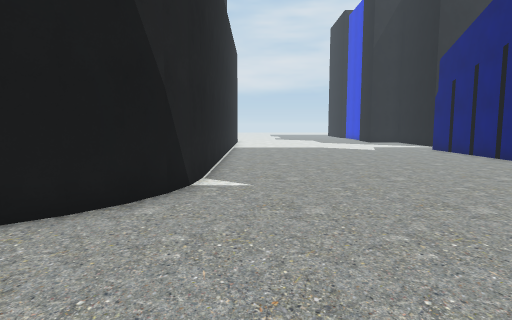
View 1 (above)

17 first-person views from a walk through a 3-D level made in the Unity game engine. The camera is 1.4 m above the floor, tilts 6° down and sees 75° across. The floor is counted in squares, 1 m on a side. Each view is taken from the middle of a square. On the plan, view 1 faces up. The plan holds only what a view shows up to about 15 squares ahead; the rest is blank. The place goes on beyond the plan. Door leaves are left out, so doorways stand open.

View 2
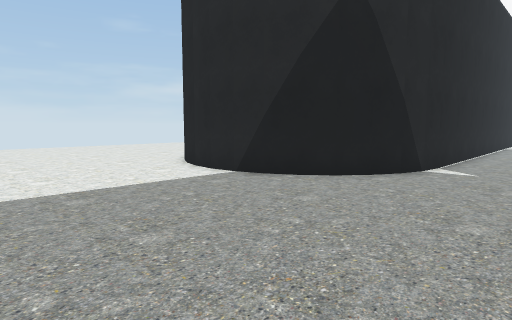

View 3
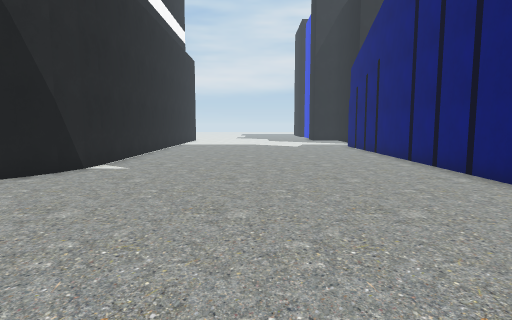

View 4
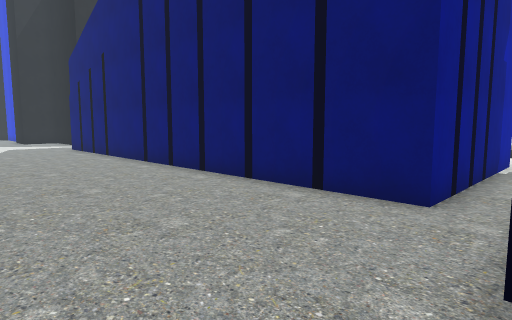

View 5
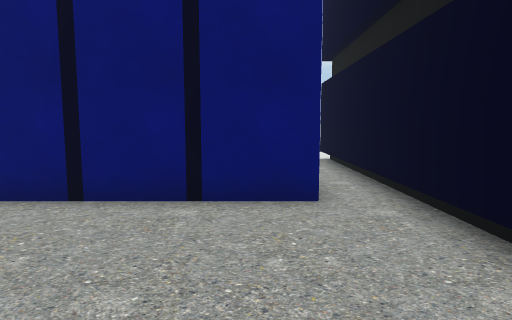

View 6
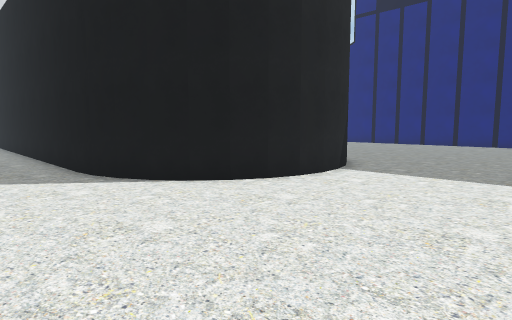

View 7
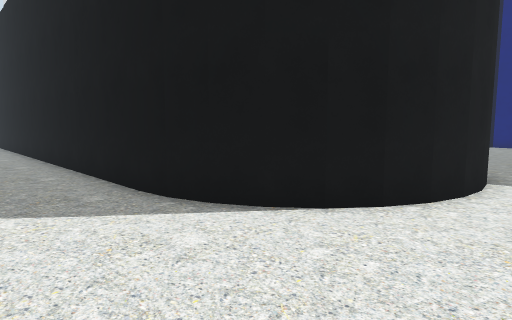

View 8
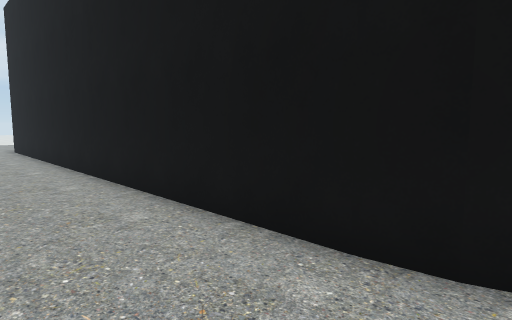

View 9
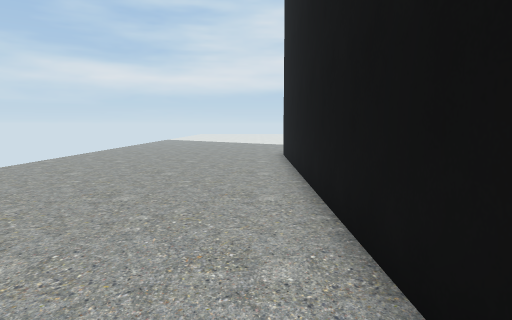

View 10
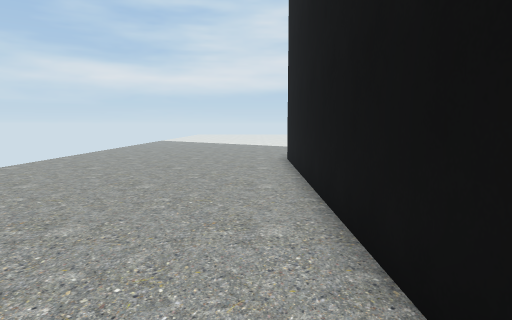

View 11
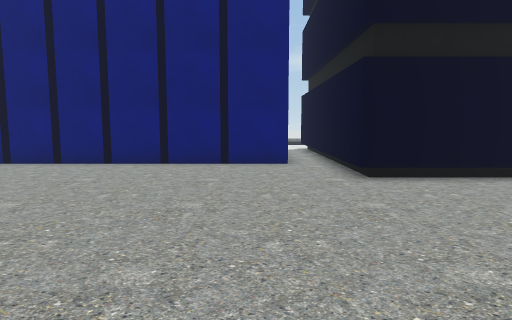

View 12
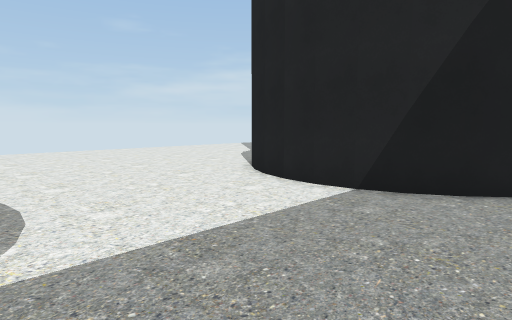

View 13
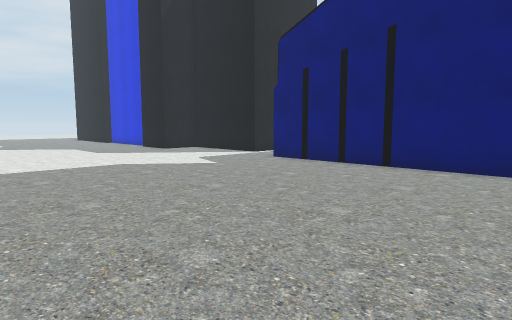

View 14
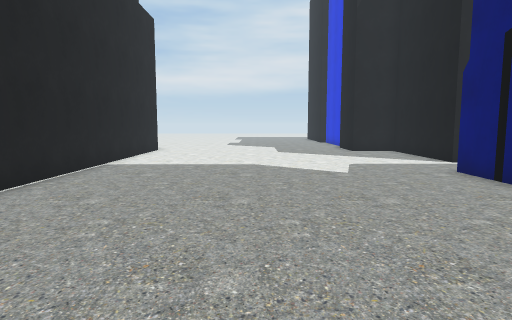

View 15
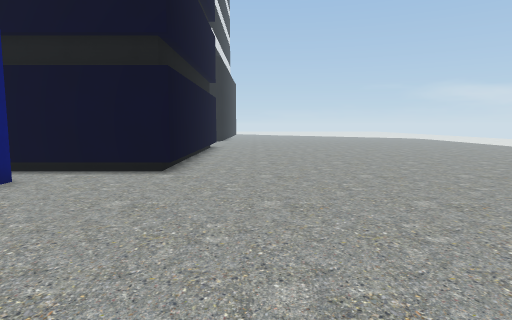

View 16
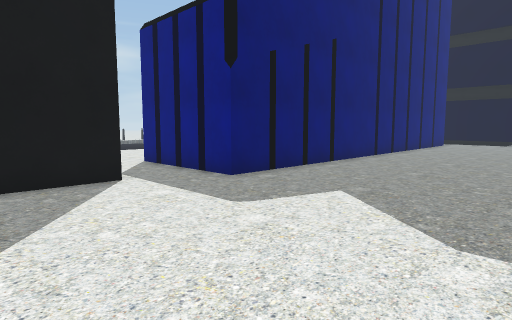

View 17
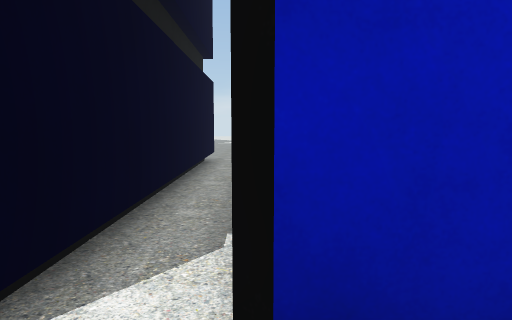

### Floor plan
Points are (right, up) in squares from view 1. A wall is a line through its corners. A room is listed if a view was taken in it or the views show most of it. See-through windows are left out.
Room 1 (views 1, 2, 3, 4, 5, 6, 7, 8, 9, 10, 11, 12, 13, 14, 15, 16)
walls: (-1.4, 8.8) (-1.5, 7.7); (-1.5, 7.8) (-1.8, 6.7); (-1.8, 6.8) (-2.3, 5.8); (-2.3, 5.9) (-3, 5); (-2.8, 5.2) (-3.8, 4.4); (-3.7, 4.5) (-4.7, 3.9); (-4.5, 4) (-5.6, 3.7) (-6.7, 3.6); (-6.5, 3.5) (-7.7, 3.7); (-7.5, 3.6) (-8.7, 4); (-8.5, 3.9) (-9.6, 4.5); (-9.4, 4.4) (-10.4, 5.1); (-10.3, 5.1) (-11, 5.9); (-10.9, 5.8) (-11.4, 6.8); (-11.8, 8.7) (-11.7, 25.6); (-11.4, 6.6) (-11.7, 7.8); (-11.7, 7.7) (-11.8, 8.8); (-1.5, 24.1) (-1.4, 8.7); (6.5, -3.5) (6.5, -1.7) (18, -1.7); (11.4, 21.4) (11.4, 24.1); (18.1, -0.2) (10, -0.2) (10, 18.9) (15.3, 18.9)
low walls: (6.9, -3.5) (6.9, -2) (11.5, -2)
ways out: opening at (15.5, 20.5) to room 2; opening at (18, -1) to room 2
Room 2 (view 17)
walls: (18.1, 1.6) (18.1, -0.2)
ways out: opening at (15.5, 20.5) to room 1; opening at (18, -1) to room 1

Where each view was taken, in squares from view 1:
view 1: 0 up, 0 right, facing up
view 2: 3 down, 2 right, facing up-left
view 3: 3 down, 4 right, facing up
view 4: 2 down, 4 right, facing up-right
view 5: 1 up, 4 right, facing right
view 6: 2 down, 15 left, facing up-right
view 7: 2 up, 15 left, facing up-right
view 8: 7 up, 15 left, facing up-right
view 9: 12 up, 13 left, facing up
view 10: 14 up, 13 left, facing up
view 11: 1 up, 2 left, facing right
view 12: 3 down, 2 left, facing up-left
view 13: 9 up, 1 left, facing up-right
view 14: 9 up, 4 right, facing up
view 15: 8 up, 4 right, facing down
view 16: 25 up, 3 right, facing down-right
view 17: 0 up, 20 right, facing left
